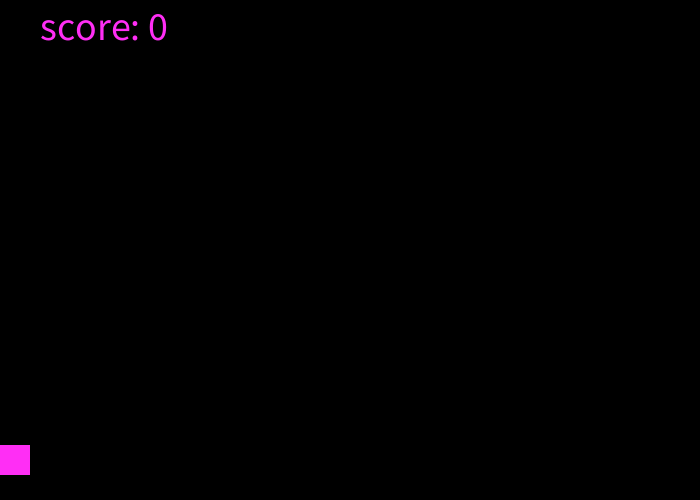
Frame 1 (no input)
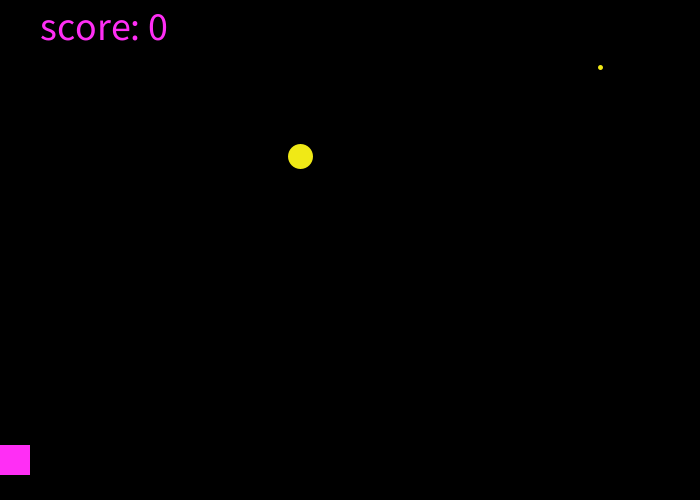
Frame 60 (the mouse pressed at the canvas centre just before this capture)
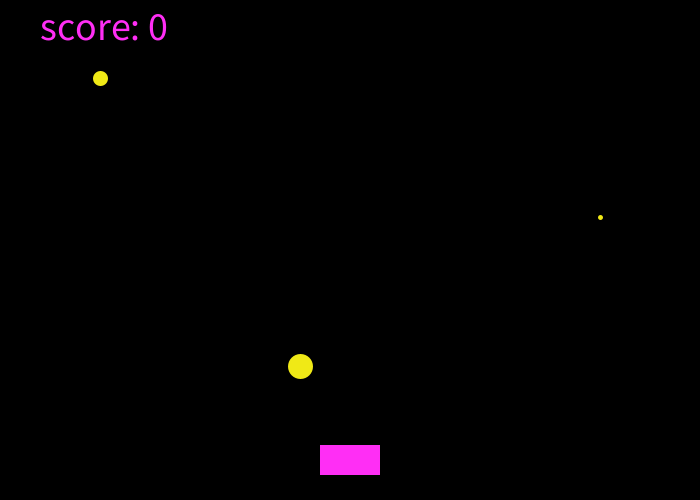
Frame 120 (the mouse held since frame 60 and released just before this capture)

The Processing sketch that drew these frames (run headless with seeded random() and noise(); from frame 60 on, the mouse is pressed at the canvas centre):

// Processing sketch: spaceInvaders03
// ── spaceInvaders03.pde
void setup() {
  size(700, 500);
  rectMode(CENTER);
  textSize(40);
}

float y1 = -100;
float y2 = -50;
float y3 = -80;
float x1 = 100;
float x2 = 300;
float x3 = 600;
float v1 = 1.5;
float v2 = 3.5;
float v3 = 2.5;
boolean zjedzonyY1 = false; 
boolean zjedzonyY2 = false; 
boolean zjedzonyY3 = false; 
int punkty = 0;

void draw() {
  background(0);
  stroke(#F0E916);
  strokeWeight(15);
  if (!zjedzonyY1) {
    point(x1, y1);
  }
  strokeWeight(25);
  if (!zjedzonyY2) {
    point(x2, y2);
  }
  strokeWeight(5);
  if (!zjedzonyY3) {
    point(x3, y3);
  }
  noStroke();
  fill(#FF2EF5);
  rect(mouseX, 460, 60, 30);
  y1 = y1 + v1;
  y2 = y2 + v2;
  y3 = y3 + v3;

  if (dist(mouseX, 460, x1, y1) < 20) {
    if(!zjedzonyY1) punkty++;
    zjedzonyY1 = true;
  }
  if (dist(mouseX, 460, x2, y2) < 20) {
    if(!zjedzonyY2) punkty++;
    zjedzonyY2 = true;
  }
  if (dist(mouseX, 460, x3, y3) < 20) {
    if(!zjedzonyY3) punkty++;
    zjedzonyY3 = true;
  }

  if (zjedzonyY1) {
    fill(255, 0, 0);
    text("mam cie nr 1", width/2, height/2);
  }
  if (zjedzonyY2) {
    fill(255, 0, 0);
    text("mam cie nr 2", width/2, height/2+50);
  }
  if (zjedzonyY3) {
    fill(255, 0, 0);
    text("mam cie nr 3", width/2, height/2+100);
  }

  if (punkty > 20) {
    text("Uratowany!!!!!", 100, 100);
  }
  if(punkty < 0) {
    background(0,0,255);
    text("Game OVER!!!!!", 100, 100);
  }    

    //reset wszechswiata
    if (y1>700) {
      if(!zjedzonyY1) punkty --;
      y1 = -100;
      zjedzonyY1 = false; 
      v1 = random(0.5, 6);
      x1 = random(30, width - 30); 
    }
    if (y2>700) {
      if(!zjedzonyY1) punkty --;
      y2 = -100;
      zjedzonyY2 = false; 
      v2 = random(0.5, 6);
      x2 = random(30, width - 30); 
    }
    if (y3>700) {
      if(!zjedzonyY1) punkty --;
      y3 = -100;
      zjedzonyY3 = false; 
      v3 = random(0.5, 6);
      x3 = random(30, width - 30); 
    }
  
   text("score: " + punkty, 40, 40); 
}
